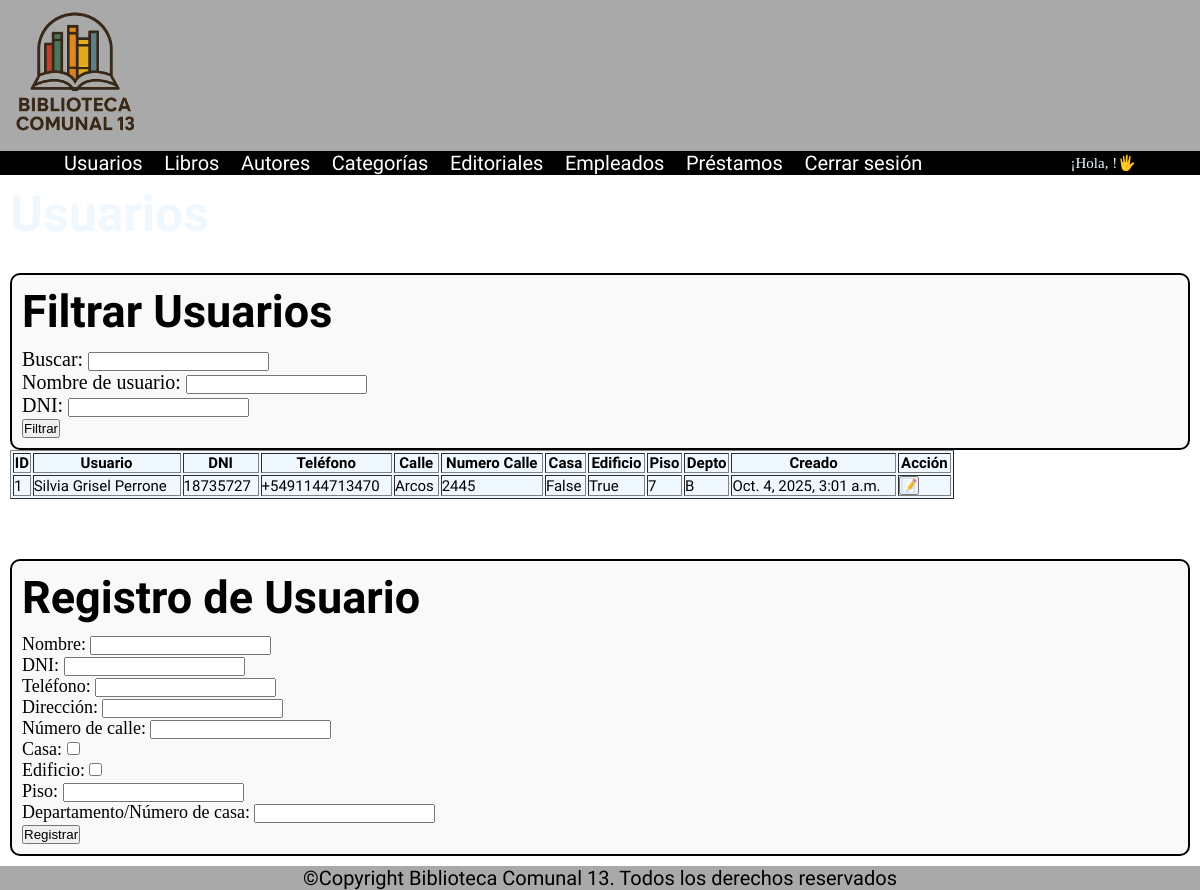
The page /usuarios/lista/ (signed in) on the database as committed earlier.
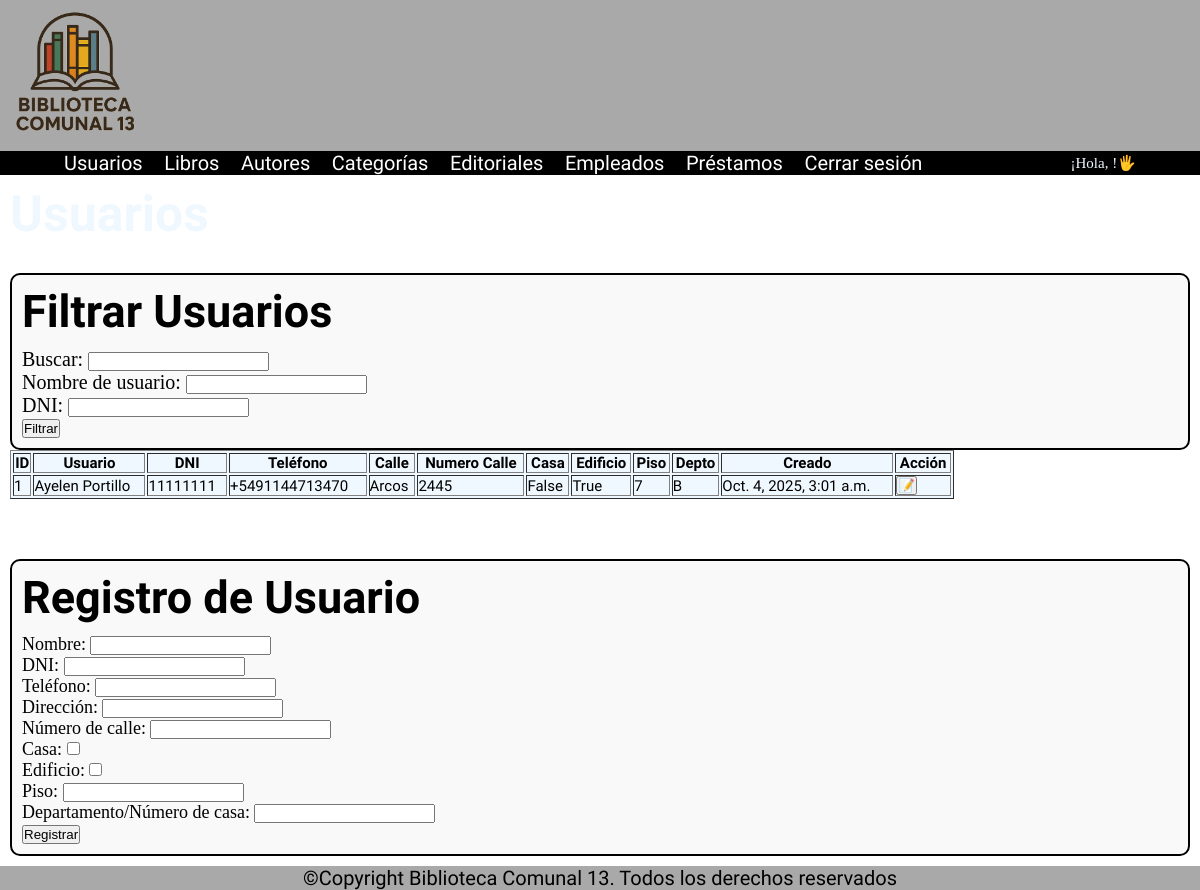
The same page on the database as committed later.
### apps/usuarios/models.py (models this page shows, shortened)
class Usuario(models.Model):
    nombre_usuario = models.CharField(max_length=100, null=False, blank=False)
    dni = models.CharField(max_length=15, unique=True, null=False, blank=False)
    telefono = models.CharField(max_length=20)
    calle = models.CharField(max_length=100)
    numero_calle = models.IntegerField()
    casa = models.BooleanField(default=False)
    edificio = models.BooleanField(default=False)
    piso = models.CharField(max_length=10, null=True, blank=True)
    departamento_numero_casa = models.CharField(max_length=10, null=True, blank=True)
    created_at = models.DateTimeField(auto_now_add=True)
    updated_at = models.DateTimeField(auto_now=True)

### apps/usuarios/views.py (the view, shortened to what this page needs)
# urls.py: path('lista/', views.lista_usuarios, name='lista_usuarios'),
@login_required
def lista_usuarios(request):
    filtro_form = FiltroUsuarioForm(request.GET or None)
    usuarios = Usuario.objects.all()
    form = RegistrationForm()
    return render(request, 'usuarios.html', {
        'usuarios': usuarios,
        'form': form,
        'filtro_form': filtro_form
    })

### apps/usuarios/forms.py (shortened to what this page needs)
class RegistrationForm(forms.Form):
    nombre_usuario = forms.CharField(max_length=150, required=False, label="Nombre")
    dni = forms.CharField(max_length=20, label="DNI")
    telefono = forms.CharField(max_length=20, required=False, label="Teléfono")
    calle = forms.CharField(max_length=255, required=False, label="Dirección")
    numero_calle = forms.IntegerField(required=False, label="Número de calle")
    casa = forms.BooleanField(required=False, label="Casa")
    edificio = forms.BooleanField(required=False, label="Edificio")
    piso = forms.CharField(max_length=10, required=False, label="Piso")
    departamento_numero_casa = forms.CharField(max_length=10, required=False, label="Departamento/Número de casa")

class FiltroUsuarioForm(forms.Form):
    q = forms.CharField(label='Buscar', required=False)
    nombre_usuario = forms.CharField(label='Nombre de usuario', required=False)
    dni = forms.CharField(label='DNI', required=False)

### templates/usuarios.html (shortened to what this page needs)
{% load static %}
<!DOCTYPE html>
<html lang="en">
<head>
  <link rel="stylesheet" href="{% static 'css/styles.css' %}">
</head>
<body>
  <header>
    <img src="{% static './multimedia/logo_BC13.png' %}" width="150">
  </header>
  <nav class="nav__flex font__white">
    <ul class="bona-nova-sc-regular">
      <li><a href="{% url 'lista_usuarios' %}">Usuarios</a></li>
      <li><a href="{% url 'lista_libros' %}">Libros</a></li>
      <li><a href="{% url 'lista_autores' %}">Autores</a></li>
      <li><a href="{% url 'lista_categorias' %}">Categorías</a></li>
      <li><a href="{% url 'lista_editoriales' %}">Editoriales</a></li>
      <li><a href="{% url 'lista_empleados' %}">Empleados</a></li>
      <li><a href="{% url 'lista_prestamos' %}">Préstamos</a></li>
      <li><a href="{% url 'index' %}">Cerrar sesión</a></li>
    </ul>
    {% if user.is_authenticated %}
      <p style="font-size: 15px;">¡Hola, {{ user.nombre }}!🖐️</p>
    {% endif %}
  </nav>
  <main>
    <h1 class="bona-nova-sc-bold font__white">Usuarios</h1>
    <div class="register__alldata">
      <h2 class="bona-nova-sc-bold">Filtrar Usuarios</h2>
      <form method="get">
          {{ filtro_form.as_p }}
          <button type="submit">Filtrar</button>
      </form>
    </div>
    <table border="1" class="bona-nova-sc-regular">
      <thead>
        <tr>
          <th><strong>ID</strong></th>
          <th><strong>Usuario</strong></th>
          <th><strong>DNI</strong></th>
          <th><strong>Teléfono</strong></th>
          <th><strong>Calle</strong></th>
          <th><strong>Numero Calle</strong></th>
          <th><strong>Casa</strong></th>
          <th><strong>Edificio</strong></th>
          <th><strong>Piso</strong></th>
          <th><strong>Depto</strong></th>
          <th><strong>Creado</strong></th>
          <th><strong>Acción</strong></th>
        </tr>
      </thead>
      <tbody>
        {% for usuario in usuarios %}
        <tr>
          <td>{{ usuario.id }}</td>
          <td>{{ usuario.nombre_usuario }}</td>
          <td>{{ usuario.dni }}</td>
          <td>{{ usuario.telefono }}</td>
          <td>{{ usuario.calle }}</td>
          <td>{{ usuario.numero_calle }}</td>
          <td>{{ usuario.casa }}</td>
          <td>{{ usuario.edificio }}</td>
          <td>{{ usuario.piso }}</td>
          <td>{{ usuario.departamento_numero_casa }}</td>
          <td>{{ usuario.created_at }}</td>
          <td>
            <button class="open-modal-btn" data-id="{{ usuario.id }}"> 📝 </button>
          </td>
        </tr>
        {% endfor %}
      </tbody>
    </table>
    <div style="display: flex; gap: 40px; margin-top: 30px;">
      <div class="register__alldata" style="flex: 1;">
        <h2 class="bona-nova-sc-bold">Registro de Usuario</h2>
        <form method="post" action="{% url 'lista_usuarios' %}">
  <label for="id_nombre_usuario">Nombre:</label>
  {{ form.nombre_usuario }}
  <br><label for="id_dni">DNI:</label>
  {{ form.dni }}
  <br><label for="id_telefono">Teléfono:</label>
  {{ form.telefono }}
  <br><label for="id_calle">Dirección:</label>
  {{ form.calle }}
  <br><label for="id_numero_calle">Número de calle:</label>
  {{ form.numero_calle }}
  <br><label for="id_casa">Casa:</label>
  {{ form.casa }}
  <br><label for="id_edificio">Edificio:</label>
  {{ form.edificio }}
  <br><label for="id_piso">Piso:</label>
  {{ form.piso }}
  <br><label for="id_departamento_numero_casa">Departamento/Número de casa:</label>
  {{ form.departamento_numero_casa }}
  <br><button type="submit">Registrar</button>
</form>
      </div>
    </div>
  </main>
  <footer>
    <p class="bona-nova-sc-regular align__center">©Copyright Biblioteca Comunal 13. Todos los derechos reservados</p>
  </footer>
</body>
</html>

Rows that differ between the two databases and show on the page:
changed Usuario "Arcos": nombre_usuario "Silvia Grisel Perrone" → "Ayelen Portillo"; dni "18735727" → "11111111"
